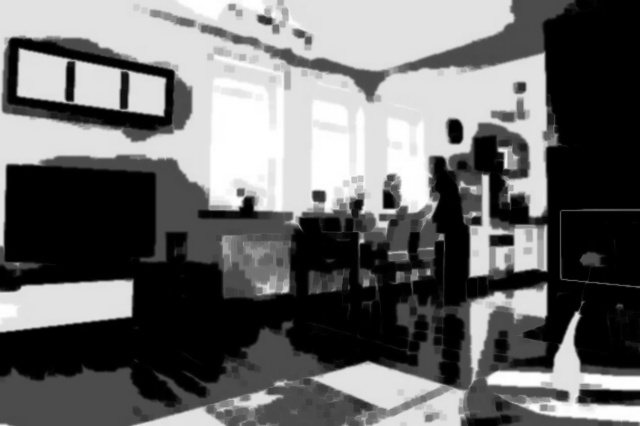
#> input picture morphological_results/eroded_image.jpg, 640 x 426 px
$ jupyter execute --allow-errors tk-1.ipynb   (older library calls are emulated)
#> lines starting #> are read from the running program, lines starting #| are printed output that depends on the picture; after the words box and inside, x2 and y2 are one past the last pixel; in counts of white or black regions, pixels touching at a corner belong together
# Tugas Kelompok - 1
---
## Anggota Kelompok
- Frederick Liko
- Kenzie Pragata
- Aswin Angkasa
- Giovanny Halimko
- Samuel Onasis

## Table of Contents
- [Tugas Kelompok - 1](#tugas-kelompok---1)
    - [Anggota Kelompok](#anggota-kelompok)
    - [Table of Contents](#table-of-contents)
    - [To-Do Task](#to-do-task)
    - [Tahap 1 (Dataset Preparation, and Preprocessing)](#tahap-1-dataset-preparation-and-preprocessing)
        - [Pilih 50 citra dari database - COCO](#pilih-50-citra-dari-database---coco)
        - [Preprocessing pada citra](#preprocessing-pada-citra)
            - [Declare Function](#declare-function)
            - [Display Image](#display-image)
            - [Process Image](#process-image)
    - [Tahap 2 (Image Separation and Feature Detection)](#tahap-2-image-separation-and-feature-detection)
        - [Segmentation](#segmentation)
        - [Feature Detection](#feature-detection)
    - [Tahap 3 (Noise Removal and Quality Enhancement)](#tahap-3-noise-removal-and-quality-enhancement)
        - [Noise Removal](#noise-removal)
        - [Edge Detection](#edge-detection)
    - [Tahap 4 (Object Segmentation Enhancement)](#tahap-4-object-segmentation-enhancement)
        - [Peningkatan Segmentasi](#peningkatan-segmentasi)
        - [Pengolahan Citra](#pengolahan-citra)
    - [Tahap 5 (Feature Detection and Object Matching)](#tahap-5-feature-detection-and-object-matching)

## To-Do Task
> Harap lakukan instalasi `Markdown Checkbox Extension` agar format *checkbox* dapat terlihat.
[Download](https://marketplace.visualstudio.com/items/?itemName=bierner.markdown-checkbox)

**Tahap 1**
- [x] Pilih 50 citra dari database - WikiImg, ImageNet
- [x] Preprocessing pada citra - Normalisasi / Contrast / Sharpening

**Tahap 2**
- [x] Lakukan pemisahan pada citra - Edge Detection, Thresholding, atau Segmentasi
- [x] Lakukan deteksi fitur pada citra - Harris Corner Detection atau SIFT

**Tahap 3**
- [x] Lakukan konvolusi untuk menghilangkan noise - Gaussian Blur, atau Median Filter
- [x] Lakukan peningkatan kualitas citra - Kernel Prewit, Robert, atau Sobel (Minimal 2)

**Tahap 4**
- [x] Tingkatkan segmentasi objek pada citra - Dilasi, Erosi, Opening atau Closing (Minimal 2)
- [x] Olah citra dengan: Hitung lubang, Skeletonisasi, atau Filling Holes

**Tahap 5**
- [ ] Deteksi fitur - SIFT, SURF, atau ORB
- [ ] Lakukan pencocokan objek menggunakan citra satu dengan citra lainnya

## Preparation

### Import Library
Disini adalah beberapa library yang digunakan dalam tugas ini. Library ini digunakan untuk melakukan berbagai operasi pada citra, seperti pembacaan citra, konversi warna, dan pemrosesan citra.

**Lakukan instalasi library yang diperlukan dengan perintah berikut:**

```bash
pip install opencv-python numpy matplotlib scikit-image
```

[cell 1]
# System related
import os

# Processing needs
import numpy as np
import cv2

# Image downloading libraries
import torchvision.datasets as dset
from torchvision.transforms import ToTensor

# Image processing libraries
from PIL import Image, ImageEnhance

# Image rendering libraries
import matplotlib.pyplot as plt

# Image converter
from torchvision.transforms.functional import to_pil_image

# Typing annotation
from collections.abc import Callable

### **Quick Setting (OPTIONS PARAMETER)**
Pada bagian ini, kita akan mengatur beberapa parameter yang akan mempermudah kita dalam memproses citra.
- `image_to_load` = Jumlah citra yang akan diload
- `image_to_process` = Jumlah citra yang akan diproses
- `image_size` = Ukuran citra
- `kernel_size` = Ukuran kernel untuk konvolusi

[cell 2]
# Maximum of 100 can be loaded at once
image_to_load = 50
image_to_process = 1

image_size = (256, 256)
kernel_size = (5, 5)

### Quick Check Before Running
Untuk memastikan bahwa semua library yang diperlukan telah terinstal dan dapat digunakan, kita akan melakukan beberapa pengecekan awal. Pastikan Anda telah menginstal semua library yang diperlukan sebelum menjalankan kode ini.

[cell 3]
assert image_to_load <= 100, "Maximum of 100 images can be loaded at once."

assert image_to_process <= image_to_load, "Image to process must be less than or equal to image to load."

assert image_size[0] == image_size[1], "Image size must be equal"

# Assert librarys are installed
assert dset, "torchvision not installed. Please install torchvision."
assert Image, "PIL not installed. Please install Pillow."
assert plt, "matplotlib not installed. Please install matplotlib."

### Reusable Method Declaration
Pada bagian ini, kita akan mendeklarasikan fungsi yang akan digunakan secara berulang, misalnya:
- Fungsi untuk memproses dataset (Loop)

[cell 4]
def display_image(image_path: str, method_name: str) -> None:
    # Load the image using PIL
    image = Image.open(image_path)

    # Display the image using matplotlib
    plt.title(f"Processed Image - {method_name}")
    plt.imshow(image)
    plt.axis('off')
    plt.show()

def process_images(method: Callable[[str, str], None], input_dir: str, output_dir: str) -> None:
    for i in range(1, image_to_process + 1):
        image_path = os.path.join(input_dir, f"image_{i}.jpg")
        output_path = os.path.join(output_dir, f"image_{i}.jpg")

        # Process the image
        method(image_path, output_path)

        # Display the processed image
        display_image(output_path, method.__name__)

## Tahap 1 (Dataset Preparation, and Preprocessing)
Pada tahap ini, kita akan melakukan persiapan dataset dan preprocessing pada citra.

Kita akan menggunakan citra dari dataset yang sudah ada, dan melakukan beberapa operasi preprocessing seperti normalisasi, konversi warna, dan penghapusan noise.

### Pilih 50 citra dari database - COCO
Dibawah ini adalah beberapa citra yang diambil dari database COCO. Citra-citra ini akan digunakan untuk melakukan berbagai operasi pemrosesan citra. Citra-citra ini diambil dari berbagai kategori, seperti hewan, tumbuhan, dan objek lainnya.

#> (a cell that did not finish here is left out)

### Preprocessing pada citra

- Menggunakan gambar dari dataset COCO untuk operasi peningkatan kontras.
- Peningkatan kontras membantu memperjelas detail pada citra, memudahkan deteksi fitur dan segmentasi.
- Normalisasi dilakukan dengan:
    - Mengubah warna citra menjadi grayscale.
    - Mengubah ukuran citra menjadi 256x256 piksel.
    - Melakukan skalasi dengan rendah (0-255) untuk meningkatkan kontras.
- Ukuran seragam 256x256 piksel mempermudah proses pemrosesan citra selanjutnya.

#### Declare Function
Disini adalah beberapa fungsi yang digunakan untuk melakukan operasi pada citra. Fungsi-fungsi ini digunakan untuk melakukan berbagai operasi seperti pembacaan citra, konversi warna, dan pemrosesan citra.

[cell 6]
def resize_image(image: Image.Image) -> Image.Image:
    # Resize the image
    return image.resize(image_size)

def convert_to_grayscale(image: Image.Image) -> Image.Image:
    # Convert to grayscale
    return image.convert("L")

# [15 lines left out: functions enhance_contrast, sharpen_image, normalize_image, not called in this run]

def apply_preprocessing(image_path: str, output_path: str) -> None:
    # Load the image using PIL
    image = Image.open(image_path)

    # Apply preprocessing steps
    image = resize_image(image)
    image = convert_to_grayscale(image)
    image = enhance_contrast(image)
    image = sharpen_image(image)

    # Convert PIL image to OpenCV format for normalization
    image_cv = np.array(image)

    # Normalize the image
    image_cv = normalize_image(image_cv)

    # Convert back to PIL format for saving
    image = Image.fromarray(image_cv)

    # Save the processed image
    image.save(output_path)
    print(f"Preprocessed and saved: {output_path}")

### Process Image
Disini adalah beberapa citra yang telah diproses dengan menggunakan fungsi-fungsi yang telah didefinisikan sebelumnya. Citra-citra ini telah mengalami berbagai operasi pemrosesan citra seperti konversi warna, normalisasi, dan penghapusan noise.

[cell 7]
input_dir = 'coco_images'
output_dir = 'processed_images'

# Create output directory if it doesn't exist
os.makedirs(output_dir, exist_ok=True)

#> (the rest of this cell did not finish here and is left out)

## Tahap 2 (Image Separation and Feature Detection)
Pada tahap ini, kita akan melakukan pemisahan pada citra dan deteksi fitur.

Kita akan menggunakan salah satu metode untuk melakukan pemisahan citra, seperti:
- **Edge Detection**, metode ini memisahkan tepi-tepi pada citra dengan menggunakan operator Sobel, Prewitt, atau **Canny**.
- **Thresholding**, metode ini memisahkan citra menjadi dua bagian berdasarkan ambang batas tertentu dengan menggunakan metode Otsu atau Adaptive Thresholding.
- **Segmentation**, metode ini memisahkan citra menjadi beberapa bagian berdasarkan warna atau tekstur dengan menggunakan metode Watershed atau K-Means.

Selain itu, kita juga akan melakukan deteksi fitur pada citra dengan menggunakan salah satu metode dibawah ini:
- **Harris Corner Detection**, metode ini mendeteksi sudut-sudut pada citra dengan menggunakan operator Harris.
- **SIFT (Scale-Invariant Feature Transform)**, metode ini mendeteksi fitur-fitur pada citra yang invariant terhadap skala dan rotasi.

### Edge Detection
Pada tahap ini, kita akan melakukan deteksi tepi pada citra menggunakan metode **Canny**. Dengan mendeteksi tepi, kita dapat memisahkan objek dari latar belakang citra. Metode Canny adalah salah satu metode deteksi tepi yang paling umum digunakan dalam pemrosesan citra.

Metode Canny bekerja dengan cara:
1. Menghaluskan citra dengan menggunakan Gaussian Blur untuk mengurangi noise.
2. Menghitung gradien citra untuk mendeteksi tepi.
3. Melakukan non-maximum suppression untuk menghilangkan piksel yang tidak merupakan tepi.
4. Melakukan thresholding untuk menentukan tepi yang kuat dan lemah.
5. Menghubungkan tepi yang kuat dan lemah untuk membentuk garis tepi yang utuh.

[cell 8]
def detect_edge(image_path: str, output_path: str) -> None:
    # Load the image using OpenCV
    image = cv2.imread(image_path, cv2.IMREAD_GRAYSCALE)

    # Apply Canny edge detection
    canny = cv2.Canny(image, 100, 200)

    # Save the detected edge
    cv2.imwrite(output_path, canny)

# Example usage
segmented_dir = 'segmented_images'
#> segmented_dir = 'segmented_images'
os.makedirs(segmented_dir, exist_ok=True)

#> (the rest of this cell did not finish here and is left out)


### Feature Detection
Deteksi fitur adalah proses menemukan titik-titik penting dalam citra yang dapat digunakan untuk analisis lebih lanjut.

Pada tahap ini, kita akan menggunakan metode seperti:
- **Harris Corner Detection**: Algoritma untuk mendeteksi sudut dan tepi dalam citra.
- **SIFT (Scale-Invariant Feature Transform)**: Metode untuk mendeteksi dan menggambarkan fitur lokal dalam citra.

Namun, pada tahap ini kita hanya akan menggunakan metode SIFT untuk mendeteksi fitur pada citra. SIFT adalah metode yang kuat dan efisien untuk mendeteksi fitur dalam citra, dan dapat digunakan untuk berbagai aplikasi seperti pencocokan objek dan pengenalan pola.

[cell 9]
def detect_features(image_path: str, output_path: str) -> None:
    # Load the image using OpenCV
    image = cv2.imread(image_path, cv2.IMREAD_GRAYSCALE)

    # Initialize the SIFT detector
    sift = cv2.SIFT_create()

    # Detect keypoints and compute descriptors
    keypoints, _ = sift.detectAndCompute(image, None)

    # Draw keypoints on the image
    feature_image = cv2.drawKeypoints(image, keypoints, None, flags=cv2.DRAW_MATCHES_FLAGS_DRAW_RICH_KEYPOINTS)

    # Save the feature-detected image
    cv2.imwrite(output_path, feature_image)

# Example usage
feature_dir = 'feature_detected_images'
#> feature_dir = 'feature_detected_images'
os.makedirs(feature_dir, exist_ok=True)

#> (the rest of this cell did not finish here and is left out)


## Tahap 3 (Noise Removal and Quality Enhancement)
Pada tahap ini, kita akan melakukan penghapusan noise pada citra dan peningkatan kualitas citra. Kita akan menggunakan beberapa metode untuk melakukan penghapusan noise, seperti Gaussian Blur atau Median Filter. Selain itu, kita juga akan melakukan peningkatan kualitas citra menggunakan metode seperti Kernel Prewit, Robert, atau Sobel.

### Noise Removal
Penghapusan noise adalah proses menghilangkan gangguan atau noise yang ada pada citra. Noise dapat mengganggu analisis citra dan mengurangi kualitas citra.

Pada tahap ini, kita akan menggunakan metode seperti:
- **Gaussian Blur**: Metode untuk menghaluskan citra dengan menggunakan filter Gaussian.
- **Median Filter**: Metode untuk menghilangkan noise dengan mengganti nilai piksel dengan nilai median dari sekitarnya.
- **Bilateral Filter**: Metode untuk menghaluskan citra sambil mempertahankan tepi objek.

[cell 10]
def remove_noise_gaussian(image_path: str, output_path: str) -> None:
    #Load the image using OpenCV
     image = cv2.imread(image_path)

     #Apply Gaussian Blur
     denoised_image = cv2.GaussianBlur(image, kernel_size, 0)

     # Save the denoised image
     cv2.imwrite(output_path, denoised_image)


# Example usage
denoised_dir = 'denoised_images'
os.makedirs(denoised_dir, exist_ok=True)

#> (the rest of this cell did not finish here and is left out)

### Quality Enhancement
Peningkatan kualitas citra adalah proses meningkatkan kualitas citra agar lebih jelas dan tajam. Kita akan menggunakan beberapa metode untuk melakukan peningkatan kualitas citra, seperti:
- **Kernel Prewit**: Metode untuk mendeteksi tepi dengan menggunakan kernel Prewit.
- **Robert**: Metode untuk mendeteksi tepi dengan menggunakan operator Robert.
- **Sobel**: Metode untuk mendeteksi tepi dengan menggunakan operator Sobel.

#### Prewitt
Prewitt adalah operator deteksi tepi yang menggunakan dua kernel untuk menghitung gradien citra. Kernel Prewitt digunakan untuk mendeteksi tepi horizontal dan vertikal dalam citra.

**Kernel Prewitt Horizontal**
```
[-1 0 1]
[-1 0 1]
[-1 0 1]
```

**Kernel Prewitt Vertikal**
```
[-1 -1 -1]
[ 0  0  0]
[ 1  1  1]
```

Kernel Prewitt digunakan untuk menghitung gradien citra dalam arah horizontal dan vertikal. Gradien ini kemudian digunakan untuk mendeteksi tepi dalam citra.

#### Robert
Robert adalah operator deteksi tepi yang menggunakan dua kernel untuk menghitung gradien citra. Kernel Robert digunakan untuk mendeteksi tepi diagonal dalam citra.

**Kernel Robert Horizontal**
```
[ 1 0]
[ 0 -1]
```

**Kernel Robert Vertikal**
```
[ 0 1]
[-1 0]
```

Kernel Robert digunakan untuk menghitung gradien citra dalam arah diagonal. Gradien ini kemudian digunakan untuk mendeteksi tepi dalam citra.

#### Sobel
Sobel adalah operator deteksi tepi yang menggunakan dua kernel untuk menghitung gradien citra. Kernel Sobel digunakan untuk mendeteksi tepi horizontal dan vertikal dalam citra.

**Kernel Sobel Horizontal**
```
[-1 0 1]
[-2 0 2]
[-1 0 1]
```

**Kernel Sobel Vertikal**
```
[-1 -2 -1]
[ 0  0  0]
[ 1  2  1]
```

Kernel Sobel digunakan untuk menghitung gradien citra dalam arah horizontal dan vertikal. Gradien ini kemudian digunakan untuk mendeteksi tepi dalam citra.

### Declare Function
Disini adalah beberapa fungsi yang digunakan untuk melakukan operasi pada citra. Fungsi-fungsi ini digunakan untuk melakukan berbagai operasi seperti pembacaan citra, konversi warna, dan pemrosesan citra.

[cell 11]
def apply_prewitt(image_path: str, output_path: str) -> None:
    # Load the image in grayscale
    image = cv2.imread(image_path, cv2.IMREAD_GRAYSCALE)

    # Define Prewitt kernels
    kernel_x = np.array([[1, 0, -1], [1, 0, -1], [1, 0, -1]])
    kernel_y = np.array([[1, 1, 1], [0, 0, 0], [-1, -1, -1]])

    # Apply the kernels
    prewitt_x = cv2.filter2D(image, -1, kernel_x)
    prewitt_y = cv2.filter2D(image, -1, kernel_y)

    # Combine the results
    prewitt_combined = cv2.addWeighted(prewitt_x, 0.5, prewitt_y, 0.5, 0)

    # Save the result
    cv2.imwrite(output_path, prewitt_combined)

# [31 lines left out: functions apply_roberts, apply_sobel, not called in this run]

### Enhance Image
Metode yang digunakan untuk meningkatkan kualitas citra adalah dengan menggunakan filter Prewitt, Robert, dan Sobel. Filter ini digunakan untuk mendeteksi tepi dalam citra dan meningkatkan kontras citra.

[cell 12]
prewitt_dir = 'prewitt_images'
roberts_dir = 'roberts_images'
sobel_dir = 'sobel_images'


os.makedirs(prewitt_dir, exist_ok=True)
os.makedirs(roberts_dir, exist_ok=True)
os.makedirs(sobel_dir, exist_ok=True)

# Apply Prewitt, Roberts, and Sobel edge detection
#> (the rest of this cell did not finish here and is left out)

## Tahap 4 (Peningkatan Segmentasi dan Pengolahan Citra)
Pada tahap ini, kita akan melakukan peningkatan segmentasi objek pada citra dan pengolahan citra lebih lanjut. Kita akan menggunakan beberapa metode untuk melakukan peningkatan segmentasi, seperti dilasi, erosi, opening, atau closing. Selain itu, kita juga akan melakukan pengolahan citra seperti menghitung lubang, skeletonisasi, atau filling holes.

### Peningkatan Segmentasi
Dengan memanfaatkan ****dilasi, dan erosi****, kita dapat meningkatkan segmentasi objek pada citra. Metode ini membantu dalam memperbaiki batas objek dan menghilangkan noise yang tersisa setelah tahap sebelumnya.

[cell 13]
def dilate_image(image: Image.Image) -> None:
    kernel = np.ones(kernel_size, np.uint8)
    return cv2.dilate(image, kernel, iterations=1)

def erode_image(image: Image.Image) -> None:
    kernel = np.ones(kernel_size, np.uint8)
    return cv2.erode(image, kernel, iterations=1)

def apply_morphology(image_path: str, output_path: str) -> None:
    # Load the image using OpenCV
#> further down, eroded_image is the input picture: shape (426, 640); min 0, max 255, mean 106.3
    image = cv2.imread(image_path, cv2.IMREAD_GRAYSCALE)

    # Apply dilation and erosion
    dilated_image = dilate_image(image)
    eroded_image = erode_image(dilated_image)

    # Save the result
    cv2.imwrite(output_path, eroded_image)

[cell 14]
# Create output directory for morphological results if it doesn't exist
output_directory = 'morphological_results'
os.makedirs(output_directory, exist_ok=True)

directory_choices = [prewitt_dir, roberts_dir, sobel_dir]

choosen_dir = directory_choices[0]  # Choose one of the directories for processing

# Process images in the chosen directory
#> (the rest of this cell did not finish here and is left out)

### Pengolahan Citra
Memanfaatkan metode **filling holes** dan **skeletonization**, kita dapat melakukan pengolahan citra lebih lanjut. Metode ini membantu dalam memperbaiki struktur objek dan menghilangkan noise yang tersisa setelah tahap sebelumnya.

[cell 15]
# Perform Filling Holes
def fill_holes(image):
    # Invert the image
    inverted_image = cv2.bitwise_not(image)
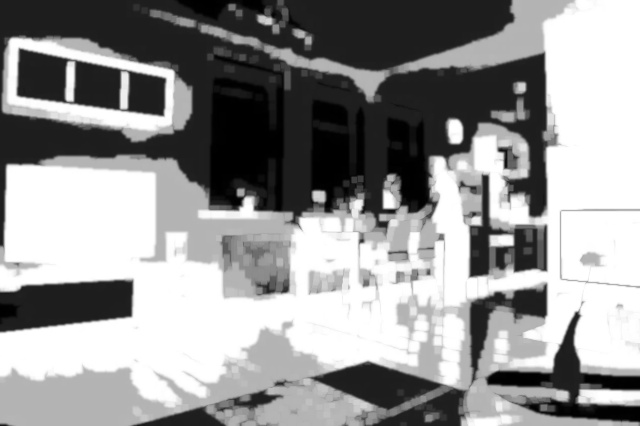
#> inverted_image: shape (426, 640); min 0, max 255, mean 148.7

    # Find contours
    contours, _ = cv2.findContours(inverted_image, cv2.RETR_CCOMP, cv2.CHAIN_APPROX_SIMPLE)
#> contours = 161 contours, 153 with area under 20; largest, box (x1, y1, x2, y2) and area: (0, 0, 640, 426) 271346, (211, 96, 283, 192) 3820, (313, 137, 349, 186) 1148, (389, 161, 418, 191) 322, (397, 128, 408, 142) 86, (328, 108, 345, 120) 79, (357, 143, 360, 161) 32, (313, 130, 317, 144) 31

    # Fill the holes
    for contour in contours:
        cv2.drawContours(inverted_image, [contour], 0, 255, -1)
#> this loop made 161 passes
#> contour on passes 1 to 3: [[405, 168]], [[404, 164], [405, 165], [407, 165], [405, 165]], [[345, 152], [345, 159]]
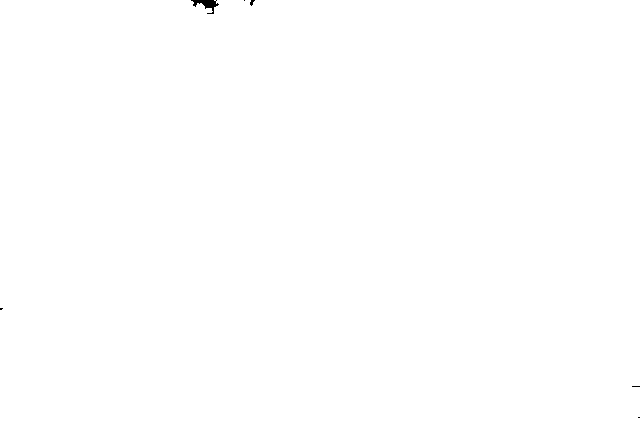
#> inverted_image: shape (426, 640); 99.9% white; 6 black regions (5 under 20 px), largest, box (x1, y1, x2, y2) and area: (191, 0, 219, 14) 163

    # Invert back to original
    filled_image = cv2.bitwise_not(inverted_image)
    return filled_image

# Perform Skeletonization
def skeletonize_image(image):
    # Convert to binary
    _, binary_image = cv2.threshold(image, 127, 255, cv2.THRESH_BINARY)
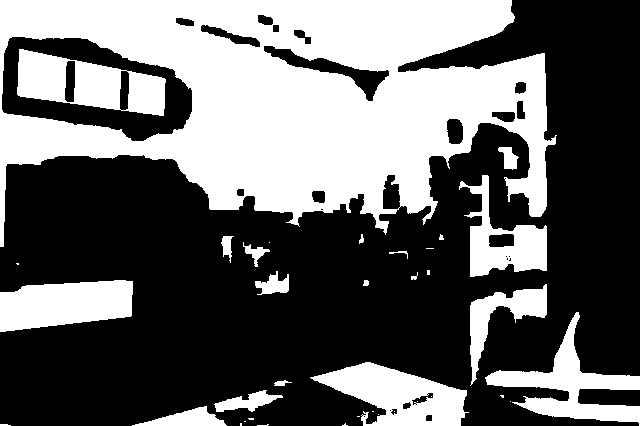
#> binary_image: shape (426, 640); 39.7% white; 37 white regions (18 under 20 px), largest, box (x1, y1, x2, y2) and area: (0, 0, 557, 247) 77111, (17, 49, 166, 116) 5641, (310, 362, 469, 426) 5638

    # Perform skeletonization
    skeleton = np.zeros_like(binary_image)
    element = cv2.getStructuringElement(cv2.MORPH_CROSS, (3, 3))
#> element = [[0, 1, 0], [1, 1, 1], [0, 1, 0]]
    while True:
        eroded = cv2.erode(binary_image, element)
        temp = cv2.dilate(eroded, element)
        temp = cv2.subtract(binary_image, temp)
        skeleton = cv2.bitwise_or(skeleton, temp)
        binary_image = eroded.copy()
        if cv2.countNonZero(binary_image) == 0:
            break
#> this loop made 79 passes
#> pass 1, in skeletonize_image, `eroded = cv2.erode(binary_image, element)`:
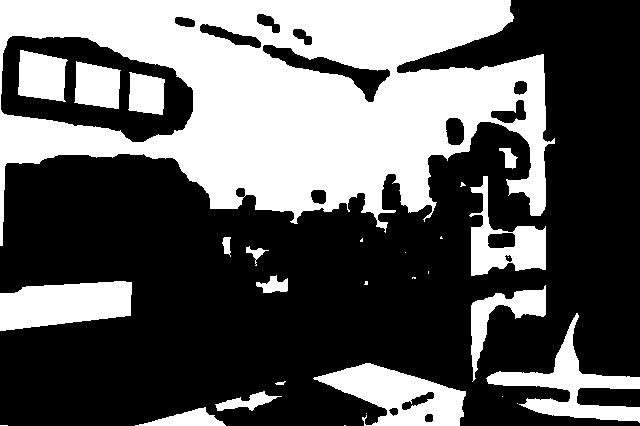
#> eroded: shape (426, 640); 37.2% white; 29 white regions (13 under 20 px), largest, box (x1, y1, x2, y2) and area: (0, 0, 555, 246) 74104, (313, 363, 466, 426) 5157, (0, 281, 132, 331) 5029
#> pass 1, in skeletonize_image, `temp = cv2.dilate(eroded, element)`:
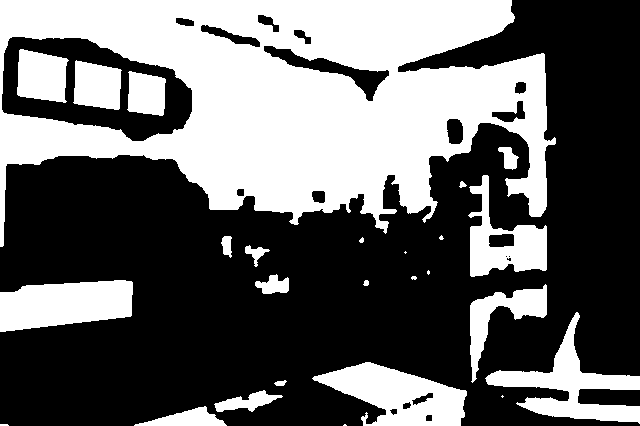
#> temp: shape (426, 640); 39.5% white; 26 white regions (7 under 20 px), largest, box (x1, y1, x2, y2) and area: (0, 0, 556, 247) 77004, (312, 362, 467, 426) 5600, (0, 280, 133, 332) 5327
#> (the rest of the program and of its run is left out)
